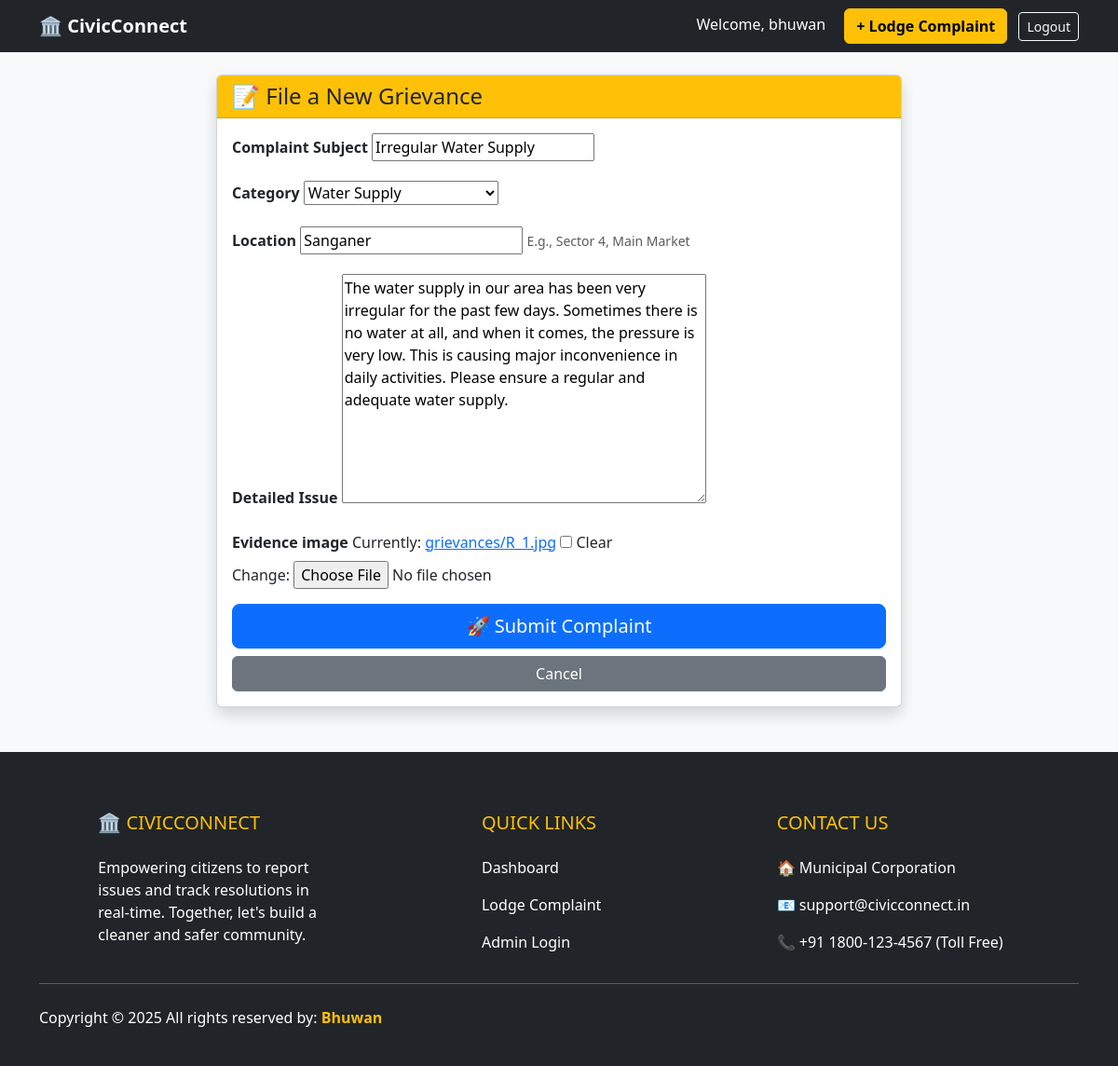
The page /post/7/edit/ (signed in) on the database its author committed.
### GrievancePortal/models.py (models this page shows, shortened)
class Grievance(models.Model):
    CATEGORY_CHOICES = [
        ('ROAD', 'Road & Transport'),
        ('WATER', 'Water Supply'),
        ('ELECTRICITY', 'Electricity & Street Lights'),
        ('GARBAGE', 'Garbage & Cleaning'),
        ('OTHER', 'Other'),
    ]
    STATUS_CHOICES = [
        ('PENDING', 'Pending Review'),
        ('IN_PROGRESS', 'In Progress'),
        ('RESOLVED', 'Resolved'),
        ('REJECTED', 'Rejected'),
    ]
    user = models.ForeignKey(User, on_delete=models.CASCADE)
    title = models.CharField(max_length=200, verbose_name="Complaint Subject")
    description = models.TextField(verbose_name="Detailed Issue")
    location = models.CharField(max_length=200, help_text="E.g., Sector 4, Main Market")
    evidence_image = models.ImageField(upload_to='grievances/', blank=True, null=True)
    category = models.CharField(max_length=20, choices=CATEGORY_CHOICES, default='OTHER')
    status = models.CharField(max_length=20, choices=STATUS_CHOICES, default='PENDING')
    created_at = models.DateTimeField(auto_now_add=True)
    updated_at = models.DateTimeField(auto_now=True)

### GrievancePortal/views.py (the view)
# urls.py: path('post/<int:pk>/edit/', grievance_views.grievance_edit, name='grievance_edit'),
@login_required
def grievance_edit(request, pk):
    post = get_object_or_404(Grievance, pk=pk)
    if request.method == "POST":
        form = GrievanceForm(request.POST, request.FILES, instance=post)  # include request.FILES to handle uploaded files
        if form.is_valid():
            form.save()
            return redirect('grievance_detail', pk=post.pk)
    else:
            form = GrievanceForm(instance=post)
    return render(request, 'grievance/grievance_form.html', {'form':form})

### GrievancePortal/forms.py
class GrievanceForm(forms.ModelForm):
    class Meta:
        model = Grievance
        fields = ['title', 'category', 'location', 'description', 'evidence_image']

### GrievancePortal/templates/grievance/grievance_form.html (shortened to what this page needs)
{% extends 'grievance/base.html' %}
{% block content %}
<div class="row justify-content-center">
    <div class="col-md-8">
        <div class="card shadow">
            <div class="card-header bg-warning text-dark">
                <h4 class="mb-0">📝 File a New Grievance</h4>
            </div>
            <div class="card-body">
                <form method="POST" enctype="multipart/form-data">
                    {% for field in form %}
                    <div class="mb-3">
                        <label class="form-label fw-bold">{{ field.label }}</label>
                        {{ field }} {% if field.help_text %}
                            <small class="form-text text-muted">{{ field.help_text }}</small>
                        {% endif %}
                    </div>
                    {% endfor %}
                    <div class="d-grid gap-2">
                        <button type="submit" class="btn btn-primary btn-lg">🚀 Submit Complaint</button>
                        <a href="{% url 'grievance_list' %}" class="btn btn-secondary">Cancel</a>
                    </div>
                </form>
            </div>
        </div>
    </div>
</div>
{% endblock %}

### GrievancePortal/templates/grievance/base.html (shortened to what this page needs)
<!DOCTYPE html>
<html>
  <head>
    <link
      href="https://cdn.jsdelivr.net/npm/bootstrap@5.3.0/dist/css/bootstrap.min.css"
      rel="stylesheet"
    />
  </head>
  <body class="bg-light">
    <nav class="navbar navbar-expand-lg navbar-dark bg-dark">
      <div class="container">
        <a class="navbar-brand fw-bold" href="{% url 'grievance_list' %}"
          >🏛️ CivicConnect</a
        >
        <div class="ml-auto">
          {% if user.is_authenticated %}
          <span class="text-white me-3">Welcome, {{ user.username }}</span>
          <a href="{% url 'grievance_create' %}" class="btn btn-warning fw-bold"
            >+ Lodge Complaint</a
          >
          <form action="{% url 'logout' %}" method="post" class="d-inline">
            <button type="submit" class="btn btn-outline-light btn-sm ms-2">
              Logout
            </button>
          </form>
          {% else %}
          <a href="{% url 'login' %}" class="btn btn-outline-primary">Login</a>
          <a href="{% url 'signup' %}" class="btn btn-outline-light">Signup</a>
          {% endif %}
        </div>
      </div>
    </nav>
    <div class="container mt-4">{% block content %} {% endblock %}</div>
    <footer class="bg-dark text-white pt-5 pb-4 mt-5">
        <div class="container">
            <div class="row">
                <div class="col-md-4 col-lg-4 col-xl-3 mx-auto mt-3">
                    <h5 class="text-uppercase mb-4 font-weight-bold text-warning">🏛️ CivicConnect</h5>
                    <p>
                        Empowering citizens to report issues and track resolutions in real-time.
                        Together, let's build a cleaner and safer community.
                    </p>
                </div>
                <div class="col-md-2 col-lg-2 col-xl-2 mx-auto mt-3">
                    <h5 class="text-uppercase mb-4 font-weight-bold text-warning">Quick Links</h5>
                    <p>
                        <a href="{% url 'grievance_list' %}" class="text-white text-decoration-none">Dashboard</a>
                    </p>
                    <p>
                        <a href="{% url 'grievance_create' %}" class="text-white text-decoration-none">Lodge Complaint</a>
                    </p>
                    <p>
                        <a href="/admin/" class="text-white text-decoration-none">Admin Login</a>
                    </p>
                </div>
                <div class="col-md-4 col-lg-3 col-xl-3 mx-auto mt-3">
                    <h5 class="text-uppercase mb-4 font-weight-bold text-warning">Contact Us</h5>
                    <p>
                        🏠 Municipal Corporation
                    </p>
                    <p>
                        📧 support@civicconnect.in
                    </p>
                    <p>
                        📞 +91 1800-123-4567 (Toll Free)
                    </p>
                </div>
            </div>
            <hr class="mb-4">
            <div class="row align-items-center">
                <div class="col-md-7 col-lg-8">
                    <p> Copyright © 2025 All rights reserved by:
                        <a href="#" style="text-decoration: none;">
                            <strong class="text-warning">Bhuwan</strong>
                        </a>
                    </p>
                </div>
            </div>
        </div>
    </footer>
    </body>
</html>
</html>

### GrievancePortal/templates/grievance/base.html (style rules this page uses)
body { display: flex; flex-direction: column; min-height: 100vh; }
footer { margin-top: auto; }

### rows shown on the page
Grievance: form "Irregular Water Supply" "Water Supply" "Sanganer" "The water supply in our area has been very irregular for the past few days. Sometimes there is no water at all, and when it comes, the pressure is very low. This is causing major inconvenience in daily activities. Please ensure a regular and adequate water supply."

### other values the page prints
{{ user.username }} "bhuwan"
{{ field.label }} "Complaint Subject" "Category" "Location" "Detailed Issue" "Evidence image"
{{ field.help_text }} "E.g., Sector 4, Main Market"
